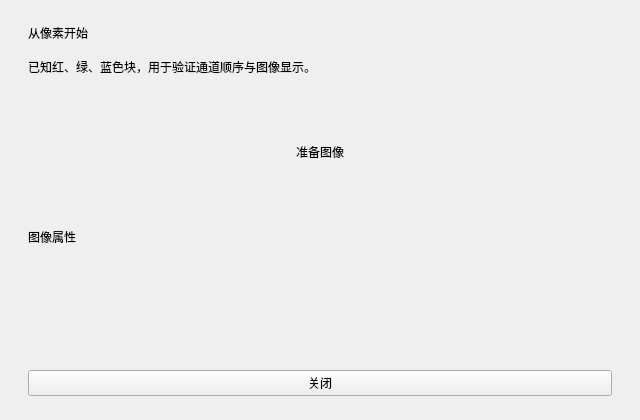
<?xml version="1.0" encoding="UTF-8"?>
<ui version="4.0">
 <class>MainWindow</class>
 <widget class="QMainWindow" name="visionWindow">
  <property name="geometry"><rect><x>0</x><y>0</y><width>640</width><height>420</height></rect></property>
  <property name="windowTitle"><string>OpenCV 视觉实验室 · 图像验证</string></property>
  <widget class="QWidget" name="centralWidget">
   <layout class="QVBoxLayout" name="mainLayout">
    <property name="leftMargin"><number>28</number></property><property name="topMargin"><number>24</number></property><property name="rightMargin"><number>28</number></property><property name="bottomMargin"><number>24</number></property><property name="spacing"><number>16</number></property>
    <item><widget class="QLabel" name="titleLabel"><property name="text"><string>从像素开始</string></property></widget></item>
    <item><widget class="QLabel" name="descriptionLabel"><property name="text"><string>已知红、绿、蓝色块，用于验证通道顺序与图像显示。</string></property><property name="wordWrap"><bool>true</bool></property></widget></item>
    <item><widget class="QLabel" name="imageLabel"><property name="minimumSize"><size><width>240</width><height>120</height></size></property><property name="alignment"><set>Qt::AlignCenter</set></property><property name="text"><string>准备图像</string></property></widget></item>
    <item><widget class="QLabel" name="propertiesLabel"><property name="text"><string>图像属性</string></property><property name="wordWrap"><bool>true</bool></property></widget></item>
    <item><spacer name="verticalSpacer"><property name="orientation"><enum>Qt::Vertical</enum></property><property name="sizeHint" stdset="0"><size><width>0</width><height>12</height></size></property></spacer></item>
    <item><widget class="QPushButton" name="closeButton"><property name="text"><string>关闭</string></property></widget></item>
   </layout>
  </widget>
 </widget>
 <resources/>
 <connections/>
</ui>
